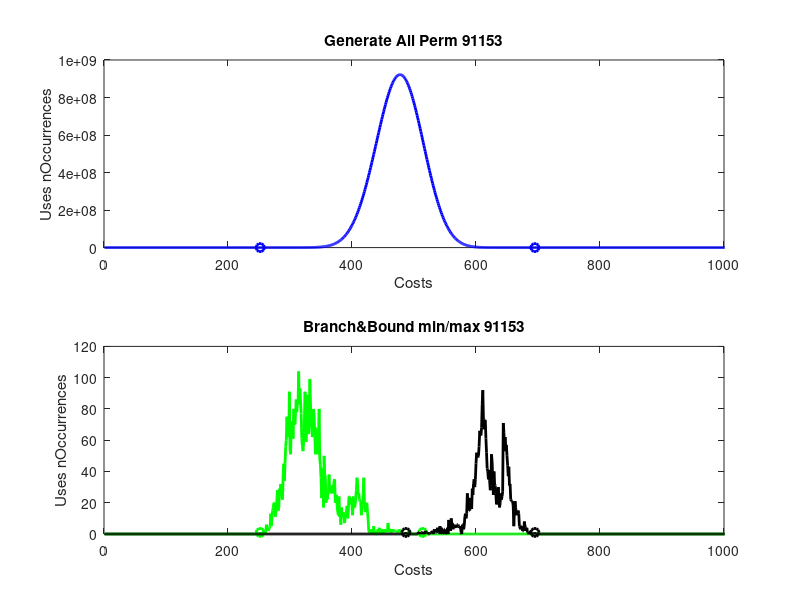

Here is the MATLAB script that generated this plot:
%% hist 91153
clear;
clc;


min_17 = load("min_cost_17.txt");
min_14 = load("min_cost_14.txt");
bb14 = load("bb_cost_14.txt");
max_14 = load("max_cost_14.txt");
max_17 = load("max_cost_17.txt");

subplot(2, 1, 1)
n_costs = bb14;
[lin, col] = size(n_costs);
costs = [1 : 1 : lin];

first1 = find(n_costs, 1, "first");
last1 = find(n_costs, 1, 'last');



plot_1 = plot(costs, n_costs, "b", "LineWidth", 2)
hold on
plot_2 = plot([costs(first1) costs(last1)], [n_costs(first1) n_costs(last1)], "bo", "LineWidth", 2)

title('Generate All Perm 91153')
xlabel('Costs')
ylabel('Uses nOccurrences')
xlim([0 1000])
%set(gca, 'YScale', 'log')

subplot(2, 1, 2)
n_costs = min_14;
[lin, col] = size(n_costs);
costs = [1 : 1 : lin];

first2 = find(n_costs, 1, "first")
last2 = find(n_costs, 1, 'last')

if first2 < first1
    first = first2
else
    first = first1
end

if last2 > last1
    last = last2
else
    last = last1
end

plot_3 = plot(costs, n_costs, "g", "LineWidth", 2)
hold on
plot_4 = plot([costs(first2) costs(last2)], [n_costs(first2) n_costs(last2)], "go", "LineWidth", 2)
hold on

xlim([0 1000])



n_costs = max_14;
[lin, col] = size(n_costs);
costs = [1 : 1 : lin];

first3 = find(n_costs, 1, "first")
last3 = find(n_costs, 1, 'last')

if first3 < first
    first = first3
end

if last3 > last
    last = last3
end


plot_5 = plot(costs, n_costs, "black", "LineWidth", 2)
hold on
plot_6 = plot([costs(first3) costs(last3)], [n_costs(first3) n_costs(last3)], "blacko", "LineWidth", 2)
hold on

title('Branch&Bound min/max 91153')
xlabel('Costs')
ylabel('Uses nOccurrences')
xlim([0 1000])
%set(gca, 'YScale', 'log')











